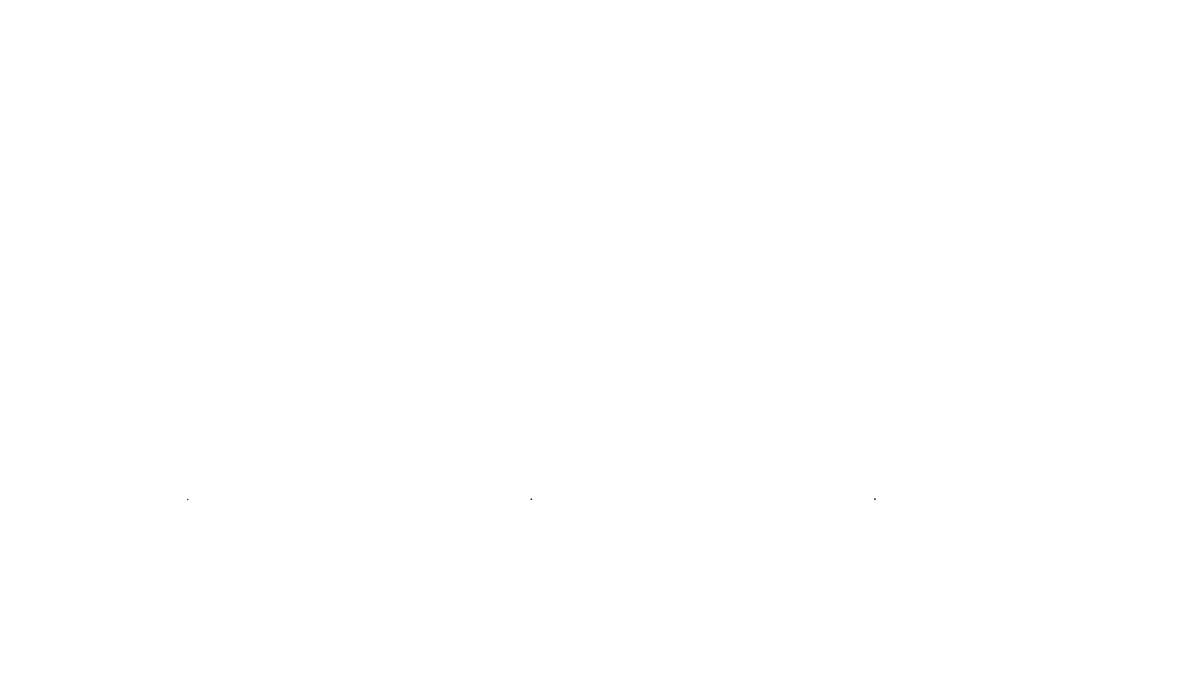
Frame 1 (no input)
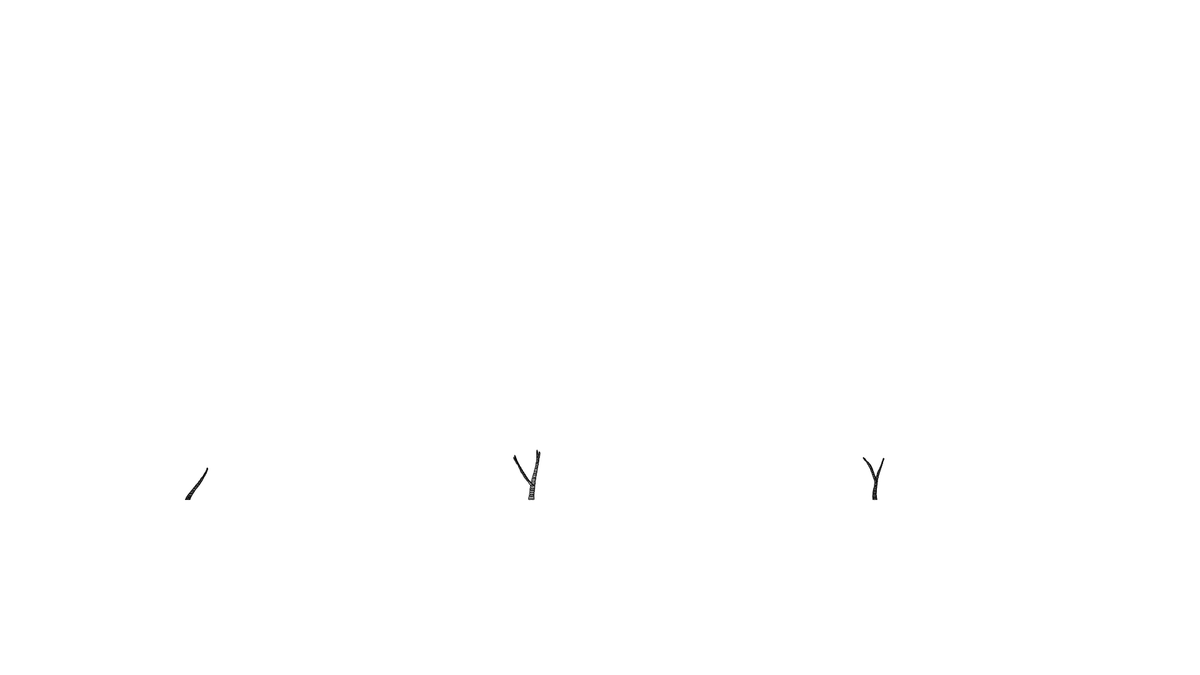
Frame 60 (no input)
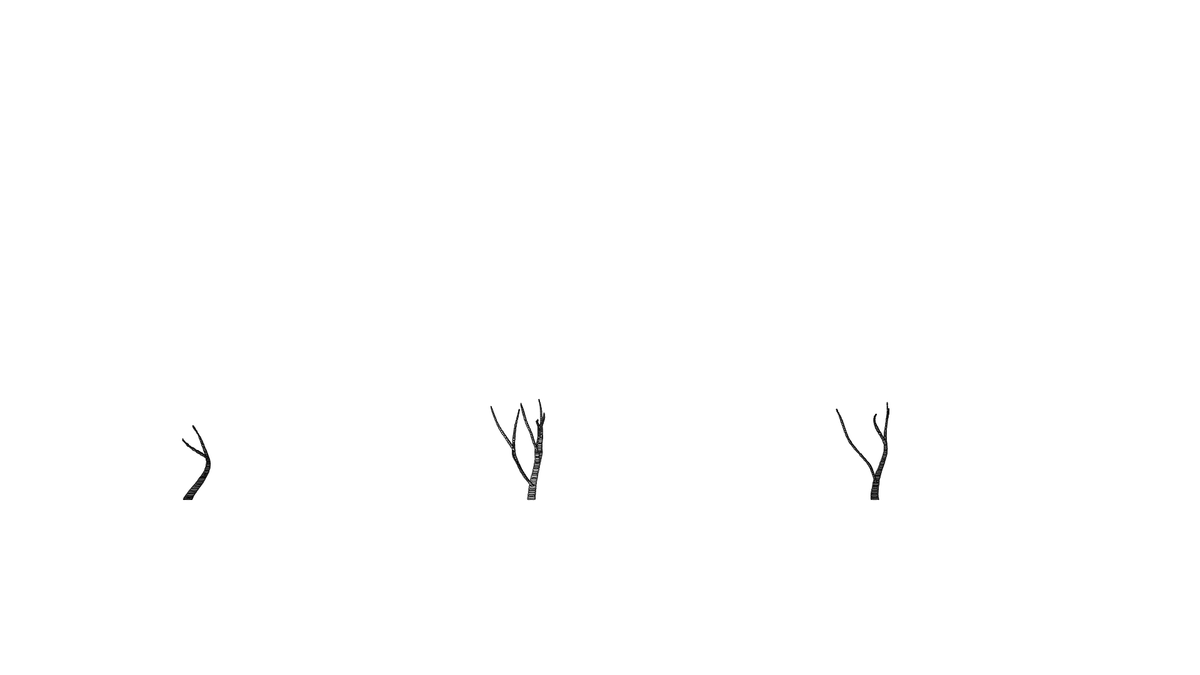
Frame 120 (the mouse pressed at the canvas centre since frame 60)

The p5.js sketch that drew these frames (run headless with seeded random() and noise() and a simulated clock; from frame 60 on, the mouse is pressed at the canvas centre):

// p5.js sketch
// ── sketch.js
let leftBuffer;
let centerBuffer;
let rightBuffer;

let branches1 = [];
let branches2 = [];
let branches3 = [];

function setup() {
    // 800 x 400 (double width to make room for each "sub-canvas")
    createCanvas(1920, 1080);
    //background(0);
    // Create both of your off-screen graphics buffers
    leftBuffer = createGraphics(500, 700);
    centerBuffer = createGraphics(500, 700);
    rightBuffer = createGraphics(500, 700);
  
    branches1.push(new Branch1(
      createVector(centerBuffer.width/2, centerBuffer.height), 50));
    branches2.push(new Branch2(
        createVector(leftBuffer.width/2, leftBuffer.height), 50));
    branches3.push(new Branch3(
        createVector(rightBuffer.width/2, rightBuffer.height), 50));
}

function draw() {
    // Draw on your buffers however you like
    drawLeftBuffer();
    drawCenterBuffer();
    drawRightBuffer();
    // Paint the off-screen buffers onto the main canvas
    image(leftBuffer, 50, 100);
    image(centerBuffer, 600, 100);
    image(rightBuffer, 1150, 100);
}

function drawLeftBuffer() {
    leftBuffer.background(255);
    for(let i = 0; i < branches2.length; i++){
      branches2[i].grow();
      branches2[i].show();
    }
}

function drawCenterBuffer() {
    centerBuffer.background(255);
    for(let i = 0; i < branches1.length; i++){
      branches1[i].grow();
      branches1[i].show();
    }
}

function drawRightBuffer() {
    rightBuffer.background(255);
    for(let i = 0; i < branches3.length; i++){
      branches3[i].grow();
      branches3[i].show();
    }
}

class Branch1{
  constructor(startPos, startSize){
    this.startPos = startPos;
    this.positions = [];
    
    this.xMove = 4;
    this.yMove = 3;
    this.yDir = 0.8;
    
    this.sizes = [];
    this.size = 1;
    this.startSize = startSize;
    this.ySizes = [];
    
    this.lifespan = 400;
    this.age = 0;
    
    this.xoff = random(500);
    this.yoff = random(500);
    
    this.noiseV = 0.01;
    
    this.positions.push(startPos);
    this.sizes.push(startSize);
    this.ySizes.push(random(1, 5));
    
    this.isDone = false;
  }
  
  grow(){
    if (this.age < this.lifespan){ 
      this.age ++;
      
      this.xoff ++;
      this.yoff ++;
      
      let newPos = this.positions[this.positions.length-1].copy();
      // let moveAmount = createVector(
      //   (noise((frameCount+this.index) * 0.01) - 0.5) * 7, 
      //   (noise(frameCount * 0.02) - 0.8) * 5);
      let moveAmount = createVector(
        (map(noise(this.xoff * this.noiseV), 0, 1, -0.5, 0.51) * this.xMove), 
        (noise(this.yoff * this.noiseV+0.01) - this.yDir) * this.yMove);
      newPos.add(moveAmount);
      
      this.positions.push(newPos);
      
      if (this.size < this.startSize) {
          this.size += random(-0.2, 0.4);
        }
      
      this.sizes.push(this.size);
      this.ySizes.push(random(1, 5));
      
      if(random(1) < 0.01 && branches1.length < 50) {
        this.ramification(newPos, this.size, false);
      } 
      
    } else {
      this.isDone = true;
    }
  }
  
  ramification(startPos, startSize, isInfected){
    let a = new Branch1(startPos, startSize);
    a.lifespan *= random(0.1, 0.5);
    
    branches1.push(a);
  }
  
  show(){
    for(let i = 0; i < this.positions.length; i++){
      centerBuffer.fill(255);
      centerBuffer.ellipse(this.positions[i].x, this.positions[i].y, this.sizes[this.sizes.length-i], this.ySizes[i]);
    }
  }
}

//===================================================================
class Branch2{
  constructor(startPos, startSize){
    this.startPos = startPos;
    this.positions = [];
    
    this.xMove = 5;
    this.yMove = 3;
    this.yDir = 0.8;
    
    this.color = 150;
    this.alpha = 255;
    
    this.sizes = [];
    this.size = 1;
    this.startSize = startSize;
    this.ySizes = [];
    
    this.lifespan = 400;
    this.age = 0;
    
    this.xoff = random(500);
    this.yoff = random(500);
    
    this.noiseV = 0.01;
    
    this.positions.push(startPos);
    this.sizes.push(startSize);
    this.ySizes.push(random(1, 5));

    this.isInfected = false;
    this.isDone = false;
    
    this.parasite = new Parasite2();
  }
  
  grow(){
    if (this.age < this.lifespan){ 
      this.age ++;
      
      this.xoff ++;
      this.yoff ++;
      
      let newPos = this.positions[this.positions.length-1].copy();
      // let moveAmount = createVector(
      //   (noise((frameCount+this.index) * 0.01) - 0.5) * 7, 
      //   (noise(frameCount * 0.02) - 0.8) * 5);
      let moveAmount = createVector(
        (map(noise(this.xoff * this.noiseV), 0, 1, -0.5, 0.5) * this.xMove), 
        (noise(this.yoff * this.noiseV+0.01) - this.yDir) * this.yMove);
      newPos.add(moveAmount);
      
      this.positions.push(newPos);
      
      if (this.size < this.startSize) {
          this.size += random(-0.2, 0.4);
      }
      
      this.sizes.push(this.size);
      this.ySizes.push(random(1, 5));
      
      if(random(1) < 0.01 && branches2.length < 50) {
        if (this.isInfected == false) this.ramification(newPos, this.size, false);
        else this.ramification(newPos, this.size, true);
      } 
      
    } else {
      this.isDone = true;
    }
  }
  
  ramification(startPos, startSize, isInfected){
    let a = new Branch2(startPos, startSize);
    
    if (random(1) < 0.3 || isInfected == true) a.isInfected = true;
    if (a.isInfected == true){
      a.lifespan *= random(0.1, 0.8);
      
      a.xMove = a.parasite.posX;
      a.yDir = a.parasite.posY;
      a.noiseV = a.parasite.noise;
      a.color = a.parasite.color;
      a.alpha = a.parasite.alpha;
      
    }
    else {
      a.lifespan *= random(0.1, 0.5);
    }
    
    branches2.push(a);
  }
  
  show(){
    for(let i = 0; i < this.positions.length; i++){
      leftBuffer.fill(this.color);
      leftBuffer.stroke(0, this.alpha);
      leftBuffer.ellipse(this.positions[i].x, this.positions[i].y, this.sizes[this.sizes.length-i], this.ySizes[i]);
    }
  }
}

class Parasite2{
  constructor(){
    this.posX = random(5, 12);
    this.posY = random(0.4, 0.6);
    this.noise = 2;
    this.color = 255;
    this.alpha = 100;
    
    this.size = random(3, 6);
    
    if (random(1) < 0.5) this.isActive = true;
    else this.isActive = false;
  }
}

//===================================================================
class Branch3{
  constructor(startPos, startSize){
    this.startPos = startPos;
    this.positions = [];
    
    this.xMove = 6;
    this.yMove = 4;
    this.yDir = 0.8;
    
    this.color = 150;
    this.alpha = 255;
    
    this.sizes = [];
    this.size = 1;
    this.startSize = startSize;
    this.ySizes = [];
    
    this.lifespan = 400;
    this.age = 0;
    
    this.xoff = random(500);
    this.yoff = random(500);
    
    this.noiseV = 0.01;
    
    this.positions.push(startPos);
    this.sizes.push(startSize);
    this.ySizes.push(random(1, 5));

    this.isDone = false;
    
    this.parasite = new Parasite3();
  }
  
  grow(){
    if (this.age < this.lifespan){ 
      this.age ++;
      
      this.xoff ++;
      this.yoff ++;
      
      let newPos = this.positions[this.positions.length-1].copy();
      // let moveAmount = createVector(
      //   (noise((frameCount+this.index) * 0.01) - 0.5) * 7, 
      //   (noise(frameCount * 0.02) - 0.8) * 5);
      let moveAmount = createVector(
        (map(noise(this.xoff * this.noiseV), 0, 1, -0.5, 0.5) * this.xMove), 
        (noise(this.yoff * this.noiseV+0.01) - this.yDir) * this.yMove);
      newPos.add(moveAmount);
      
      this.positions.push(newPos);
      
      if (this.size < this.startSize) {
          this.size += random(-0.2, 0.4);
      }
      
      this.sizes.push(this.size);
      this.ySizes.push(random(1, 5));
      
      if(random(1) < 0.01 && branches3.length < 50) {
        this.ramification(newPos, this.size, false);
      } 
      
    } else {
      this.isDone = true;
    }
    
    if (this.isDone == true) {
      if (this.parasite.index == null) {
        this.parasite.index = floor(random(this.parasite.range, this.sizes.length - this.parasite.range));
        this.parasite.maxSize = this.parasite.size * this.sizes[this.parasite.index];
      }
      else {
        this.parasite.makeLump(this.sizes);
      }
    }
  }
  
  ramification(startPos, startSize, isInfected){
    let a = new Branch3(startPos, startSize);
    a.lifespan *= random(0.1, 0.5);
    
    branches3.push(a);
  }
  
  show(){
    for(let i = 0; i < this.positions.length; i++){
      rightBuffer.fill(this.color);
      rightBuffer.stroke(0, this.alpha);
      rightBuffer.ellipse(this.positions[i].x, this.positions[i].y, this.sizes[this.sizes.length-i], this.ySizes[i]);
    }
  }
}

class Parasite3{
  constructor(){
    this.size = random(10, 100);
    this.maxSize = null;
    this.index = null;
    this.range = floor(random(10, 20));
        
    if (random(1) < 0.7) this.isActive = true;
    else this.isActive = false;
  }
  
  makeLump(sizes){
    const minRange = this.index - this.range;
    const maxRange = this.index + this.range;
        
    let a = 0;
    const inc = PI/(this.range*2);
          
    if (this.index != null && this.isActive == true && sizes[this.index] < this.maxSize){
      for (let i = minRange; i < maxRange; i++){
        sizes[i] += sin(a) * 0.1;
        a += inc;
      }
    }
  }
}
// ── style.css
html, body {
  margin: 0;
  padding: 0;
}
canvas {
  display: block;
}

h2 { 
  margin-left: 50px;
}
